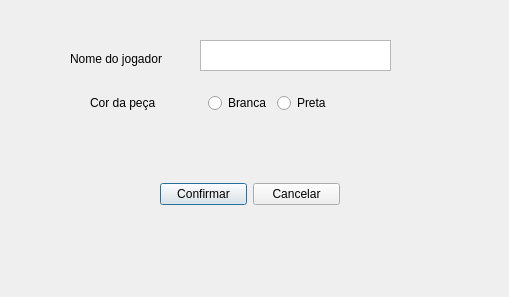
<?xml version="1.0" encoding="UTF-8"?>
<ui version="4.0">
 <class>jogadorWindow</class>
 <widget class="QDialog" name="jogadorWindow">
  <property name="geometry">
   <rect>
    <x>0</x>
    <y>0</y>
    <width>509</width>
    <height>297</height>
   </rect>
  </property>
  <property name="windowTitle">
   <string>Dialog</string>
  </property>
  <widget class="QLabel" name="label">
   <property name="geometry">
    <rect>
     <x>70</x>
     <y>50</y>
     <width>121</width>
     <height>17</height>
    </rect>
   </property>
   <property name="text">
    <string>Nome do jogador</string>
   </property>
  </widget>
  <widget class="QTextEdit" name="textEdit">
   <property name="geometry">
    <rect>
     <x>200</x>
     <y>40</y>
     <width>191</width>
     <height>31</height>
    </rect>
   </property>
  </widget>
  <widget class="QWidget" name="">
   <property name="geometry">
    <rect>
     <x>90</x>
     <y>90</y>
     <width>241</width>
     <height>26</height>
    </rect>
   </property>
   <layout class="QHBoxLayout" name="horizontalLayout_2">
    <item>
     <widget class="QLabel" name="label_2">
      <property name="text">
       <string>Cor da peça</string>
      </property>
     </widget>
    </item>
    <item>
     <layout class="QHBoxLayout" name="horizontalLayout">
      <item>
       <widget class="QRadioButton" name="radioButton">
        <property name="text">
         <string>Branca</string>
        </property>
       </widget>
      </item>
      <item>
       <widget class="QRadioButton" name="radioButton_2">
        <property name="text">
         <string>Preta</string>
        </property>
       </widget>
      </item>
     </layout>
    </item>
   </layout>
  </widget>
  <widget class="QWidget" name="">
   <property name="geometry">
    <rect>
     <x>160</x>
     <y>180</y>
     <width>180</width>
     <height>29</height>
    </rect>
   </property>
   <layout class="QHBoxLayout" name="horizontalLayout_3">
    <item>
     <widget class="QPushButton" name="pushButton">
      <property name="text">
       <string>Confirmar</string>
      </property>
     </widget>
    </item>
    <item>
     <widget class="QPushButton" name="pushButton_2">
      <property name="text">
       <string>Cancelar</string>
      </property>
     </widget>
    </item>
   </layout>
  </widget>
  <zorder>label</zorder>
  <zorder>textEdit</zorder>
  <zorder>pushButton</zorder>
  <zorder>pushButton_2</zorder>
  <zorder>label_2</zorder>
  <zorder>radioButton</zorder>
  <zorder>radioButton_2</zorder>
  <zorder>radioButton_2</zorder>
  <zorder>radioButton</zorder>
 </widget>
 <resources/>
 <connections>
  <connection>
   <sender>pushButton_2</sender>
   <signal>clicked()</signal>
   <receiver>jogadorWindow</receiver>
   <slot>close()</slot>
   <hints>
    <hint type="sourcelabel">
     <x>308</x>
     <y>197</y>
    </hint>
    <hint type="destinationlabel">
     <x>319</x>
     <y>229</y>
    </hint>
   </hints>
  </connection>
  <connection>
   <sender>pushButton</sender>
   <signal>clicked()</signal>
   <receiver>jogadorWindow</receiver>
   <slot>accept()</slot>
   <hints>
    <hint type="sourcelabel">
     <x>196</x>
     <y>202</y>
    </hint>
    <hint type="destinationlabel">
     <x>195</x>
     <y>233</y>
    </hint>
   </hints>
  </connection>
 </connections>
</ui>
